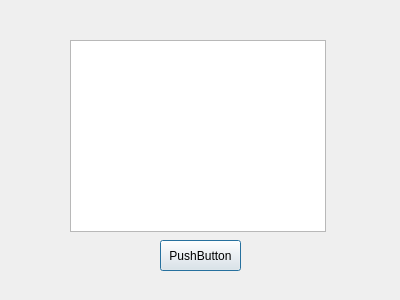
<?xml version="1.0" encoding="UTF-8"?>
<ui version="4.0">
 <class>Dialog</class>
 <widget class="QDialog" name="Dialog">
  <property name="geometry">
   <rect>
    <x>0</x>
    <y>0</y>
    <width>400</width>
    <height>300</height>
   </rect>
  </property>
  <property name="windowTitle">
   <string>Dialog</string>
  </property>
  <widget class="QGraphicsView" name="graphicsView">
   <property name="geometry">
    <rect>
     <x>70</x>
     <y>40</y>
     <width>256</width>
     <height>192</height>
    </rect>
   </property>
  </widget>
  <widget class="QPushButton" name="pushButton">
   <property name="geometry">
    <rect>
     <x>160</x>
     <y>240</y>
     <width>81</width>
     <height>31</height>
    </rect>
   </property>
   <property name="text">
    <string>PushButton</string>
   </property>
  </widget>
 </widget>
 <resources/>
 <connections>
  <connection>
   <sender>pushButton</sender>
   <signal>clicked()</signal>
   <receiver>Dialog</receiver>
   <slot>closall()</slot>
   <hints>
    <hint type="sourcelabel">
     <x>211</x>
     <y>268</y>
    </hint>
    <hint type="destinationlabel">
     <x>283</x>
     <y>267</y>
    </hint>
   </hints>
  </connection>
 </connections>
 <slots>
  <slot>closall()</slot>
 </slots>
</ui>
